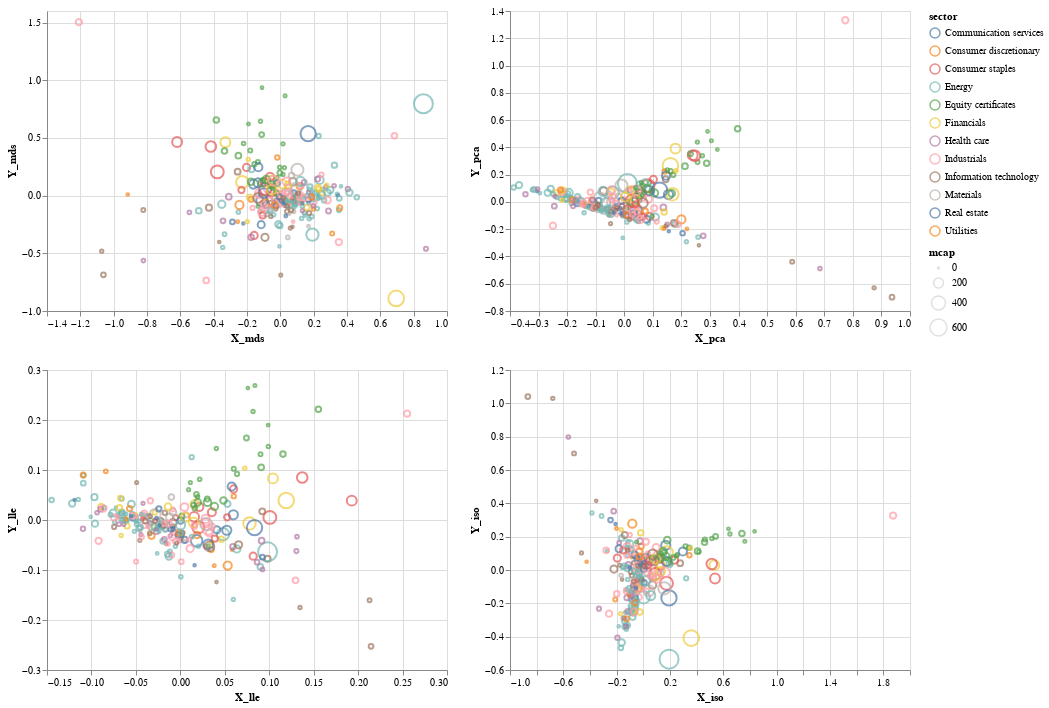

Notebook code for this chart:
### Code cell
interval = alt.selection_interval(encodings=['x', 'y'])

chart = alt.Chart(df_altair).mark_point().encode(
    color=alt.condition(interval, 'sector', alt.value('lightgray')),
    tooltip=['ticker'],
    size='mcap',
).properties(selection=interval)

(chart.encode(x='X_mds', y='Y_mds') | chart.encode(x='X_pca', y='Y_pca')) &\
(chart.encode(x='X_lle', y='Y_lle') | chart.encode(x='X_iso', y='Y_iso'))

### Figure 1 — Vega-Lite specification as saved in the notebook (floating-point values rounded to 4 significant figures; data arrays with more than 128 entries replaced by an {"elided": "..."} marker saying what was removed)
{"$schema": "https://vega.github.io/schema/vega-lite/v3.4.0.json", "config": {"mark": {"tooltip": null}, "view": {"height": 300, "width": 400}}, "data": {"name": "data-3cd8489b54033529375c518549734ec7"}, "datasets": {"data-3cd8489b54033529375c518549734ec7": {"elided": "246 records"}}, "vconcat": [{"hconcat": [{"encoding": {"color": {"condition": {"field": "sector", "selection": "selector002", "type": "nominal"}, "value": "lightgray"}, "size": {"field": "mcap", "type": "quantitative"}, "tooltip": [{"field": "ticker", "type": "nominal"}], "x": {"field": "X_mds", "type": "quantitative"}, "y": {"field": "Y_mds", "type": "quantitative"}}, "mark": "point", "selection": {"selector002": {"encodings": ["x", "y"], "type": "interval"}}}, {"encoding": {"color": {"condition": {"field": "sector", "selection": "selector002", "type": "nominal"}, "value": "lightgray"}, "size": {"field": "mcap", "type": "quantitative"}, "tooltip": [{"field": "ticker", "type": "nominal"}], "x": {"field": "X_pca", "type": "quantitative"}, "y": {"field": "Y_pca", "type": "quantitative"}}, "mark": "point", "selection": {"selector002": {"encodings": ["x", "y"], "type": "interval"}}}]}, {"hconcat": [{"encoding": {"color": {"condition": {"field": "sector", "selection": "selector002", "type": "nominal"}, "value": "lightgray"}, "size": {"field": "mcap", "type": "quantitative"}, "tooltip": [{"field": "ticker", "type": "nominal"}], "x": {"field": "X_lle", "type": "quantitative"}, "y": {"field": "Y_lle", "type": "quantitative"}}, "mark": "point", "selection": {"selector002": {"encodings": ["x", "y"], "type": "interval"}}}, {"encoding": {"color": {"condition": {"field": "sector", "selection": "selector002", "type": "nominal"}, "value": "lightgray"}, "size": {"field": "mcap", "type": "quantitative"}, "tooltip": [{"field": "ticker", "type": "nominal"}], "x": {"field": "X_iso", "type": "quantitative"}, "y": {"field": "Y_iso", "type": "quantitative"}}, "mark": "point", "selection": {"selector002": {"encodings": ["x", "y"], "type": "interval"}}}]}]}
